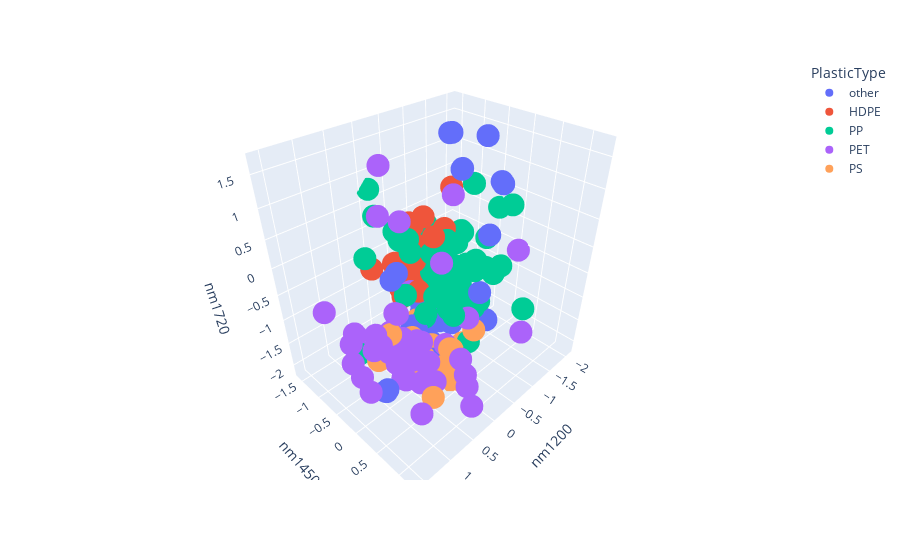

Notebook code cell kept with this figure:
### Code cell
#make an interactive 3d scatterplot of df_snv_toplot
import plotly.express as px
fig = px.scatter_3d(df_snv_toplot, x='nm1200', y='nm1450', z='nm1720', color='PlasticType')
fig.show()
